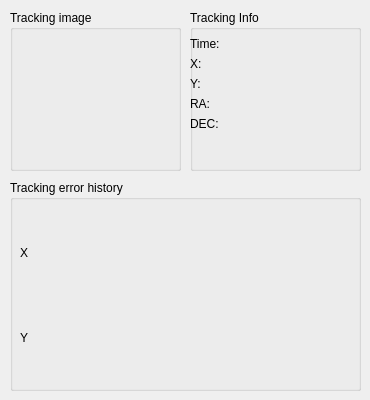
<?xml version="1.0" encoding="UTF-8"?>
<ui version="4.0">
 <class>GuiderMonitorDialog</class>
 <widget class="QDialog" name="GuiderMonitorDialog">
  <property name="geometry">
   <rect>
    <x>0</x>
    <y>0</y>
    <width>370</width>
    <height>400</height>
   </rect>
  </property>
  <property name="sizePolicy">
   <sizepolicy hsizetype="Fixed" vsizetype="Fixed">
    <horstretch>0</horstretch>
    <verstretch>0</verstretch>
   </sizepolicy>
  </property>
  <property name="windowTitle">
   <string>Dialog</string>
  </property>
  <widget class="QGroupBox" name="ImageGroup">
   <property name="geometry">
    <rect>
     <x>10</x>
     <y>10</y>
     <width>171</width>
     <height>161</height>
    </rect>
   </property>
   <property name="title">
    <string>Tracking image</string>
   </property>
   <widget class="QLabel" name="imageLabel">
    <property name="geometry">
     <rect>
      <x>22</x>
      <y>25</y>
      <width>128</width>
      <height>128</height>
     </rect>
    </property>
    <property name="sizePolicy">
     <sizepolicy hsizetype="Fixed" vsizetype="Fixed">
      <horstretch>0</horstretch>
      <verstretch>0</verstretch>
     </sizepolicy>
    </property>
    <property name="text">
     <string/>
    </property>
    <property name="alignment">
     <set>Qt::AlignCenter</set>
    </property>
   </widget>
  </widget>
  <widget class="QGroupBox" name="infoGroup">
   <property name="geometry">
    <rect>
     <x>190</x>
     <y>10</y>
     <width>171</width>
     <height>161</height>
    </rect>
   </property>
   <property name="title">
    <string>Tracking Info</string>
   </property>
   <widget class="QWidget" name="formLayoutWidget">
    <property name="geometry">
     <rect>
      <x>0</x>
      <y>20</y>
      <width>172</width>
      <height>131</height>
     </rect>
    </property>
    <layout class="QFormLayout" name="formLayout">
     <property name="topMargin">
      <number>7</number>
     </property>
     <item row="1" column="0">
      <widget class="QLabel" name="xLabel">
       <property name="text">
        <string>X:</string>
       </property>
      </widget>
     </item>
     <item row="1" column="1">
      <widget class="QLabel" name="xField">
       <property name="sizePolicy">
        <sizepolicy hsizetype="Preferred" vsizetype="Fixed">
         <horstretch>0</horstretch>
         <verstretch>0</verstretch>
        </sizepolicy>
       </property>
       <property name="minimumSize">
        <size>
         <width>100</width>
         <height>0</height>
        </size>
       </property>
       <property name="maximumSize">
        <size>
         <width>100</width>
         <height>16777215</height>
        </size>
       </property>
       <property name="text">
        <string/>
       </property>
      </widget>
     </item>
     <item row="2" column="0">
      <widget class="QLabel" name="yLabel">
       <property name="text">
        <string>Y:</string>
       </property>
      </widget>
     </item>
     <item row="3" column="0">
      <widget class="QLabel" name="raLabel">
       <property name="text">
        <string>RA:</string>
       </property>
      </widget>
     </item>
     <item row="4" column="0">
      <widget class="QLabel" name="decLabel">
       <property name="text">
        <string>DEC:</string>
       </property>
      </widget>
     </item>
     <item row="2" column="1">
      <widget class="QLabel" name="yField">
       <property name="sizePolicy">
        <sizepolicy hsizetype="Preferred" vsizetype="Fixed">
         <horstretch>0</horstretch>
         <verstretch>0</verstretch>
        </sizepolicy>
       </property>
       <property name="minimumSize">
        <size>
         <width>100</width>
         <height>0</height>
        </size>
       </property>
       <property name="maximumSize">
        <size>
         <width>100</width>
         <height>16777215</height>
        </size>
       </property>
       <property name="text">
        <string/>
       </property>
      </widget>
     </item>
     <item row="3" column="1">
      <widget class="QLabel" name="raField">
       <property name="sizePolicy">
        <sizepolicy hsizetype="Preferred" vsizetype="Fixed">
         <horstretch>0</horstretch>
         <verstretch>0</verstretch>
        </sizepolicy>
       </property>
       <property name="minimumSize">
        <size>
         <width>100</width>
         <height>0</height>
        </size>
       </property>
       <property name="maximumSize">
        <size>
         <width>100</width>
         <height>16777215</height>
        </size>
       </property>
       <property name="text">
        <string/>
       </property>
      </widget>
     </item>
     <item row="4" column="1">
      <widget class="QLabel" name="decField">
       <property name="sizePolicy">
        <sizepolicy hsizetype="Preferred" vsizetype="Fixed">
         <horstretch>0</horstretch>
         <verstretch>0</verstretch>
        </sizepolicy>
       </property>
       <property name="minimumSize">
        <size>
         <width>100</width>
         <height>0</height>
        </size>
       </property>
       <property name="maximumSize">
        <size>
         <width>100</width>
         <height>16777215</height>
        </size>
       </property>
       <property name="text">
        <string/>
       </property>
      </widget>
     </item>
     <item row="0" column="0">
      <widget class="QLabel" name="timeLabel">
       <property name="text">
        <string>Time:</string>
       </property>
      </widget>
     </item>
     <item row="0" column="1">
      <widget class="QLabel" name="timeField">
       <property name="sizePolicy">
        <sizepolicy hsizetype="Preferred" vsizetype="Fixed">
         <horstretch>0</horstretch>
         <verstretch>0</verstretch>
        </sizepolicy>
       </property>
       <property name="minimumSize">
        <size>
         <width>100</width>
         <height>0</height>
        </size>
       </property>
       <property name="maximumSize">
        <size>
         <width>100</width>
         <height>16777215</height>
        </size>
       </property>
       <property name="text">
        <string/>
       </property>
      </widget>
     </item>
    </layout>
   </widget>
  </widget>
  <widget class="QGroupBox" name="historyGroup">
   <property name="geometry">
    <rect>
     <x>10</x>
     <y>180</y>
     <width>351</width>
     <height>211</height>
    </rect>
   </property>
   <property name="title">
    <string>Tracking error history</string>
   </property>
   <widget class="QLabel" name="xhistoryLabel">
    <property name="geometry">
     <rect>
      <x>10</x>
      <y>65</y>
      <width>16</width>
      <height>16</height>
     </rect>
    </property>
    <property name="text">
     <string>X</string>
    </property>
   </widget>
   <widget class="QLabel" name="yhistoryLabel">
    <property name="geometry">
     <rect>
      <x>10</x>
      <y>150</y>
      <width>16</width>
      <height>16</height>
     </rect>
    </property>
    <property name="text">
     <string>Y</string>
    </property>
   </widget>
   <widget class="GuideHistoryWidget" name="xhistoryWidget" native="true">
    <property name="geometry">
     <rect>
      <x>30</x>
      <y>30</y>
      <width>311</width>
      <height>80</height>
     </rect>
    </property>
   </widget>
   <widget class="GuideHistoryWidget" name="yhistoryWidget" native="true">
    <property name="geometry">
     <rect>
      <x>30</x>
      <y>120</y>
      <width>311</width>
      <height>80</height>
     </rect>
    </property>
   </widget>
  </widget>
 </widget>
 <customwidgets>
  <customwidget>
   <class>GuideHistoryWidget</class>
   <extends>QWidget</extends>
   <header>guidehistorywidget.h</header>
   <container>1</container>
  </customwidget>
 </customwidgets>
 <resources/>
 <connections/>
</ui>
